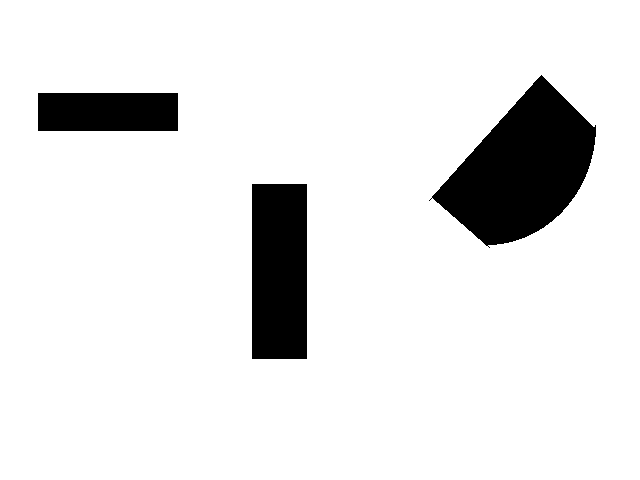
#> input picture images/project3/testimage.pgm, 640 x 480 px
$ jupyter execute resizing-images.ipynb
#> lines starting #> are read from the running program, lines starting #| are printed output that depends on the picture; after the words box and inside, x2 and y2 are one past the last pixel; in counts of white or black regions, pixels touching at a corner belong together
After finishing my exploration of rotating images, I'm came across the idea of rescaling (also known as sampling) images. I'm curious as to how one would go about rescaling an image at pixel level. I'm going to attempt to upsample and downsample images.

[cell 1]
import cv2
import numpy as np
import matplotlib.pyplot as plt

test_image = cv2.imread("../../images/project3/testimage.pgm")
#> test_image is the input picture: shape (480, 640, 3); 90% white; 3 black regions, box (x1, y1, x2, y2) and area: (429, 75, 596, 248) 15676, (252, 184, 307, 359) 9625, (38, 93, 178, 131) 5320
monkey = cv2.imread("../../images/project3/demo.pgm")
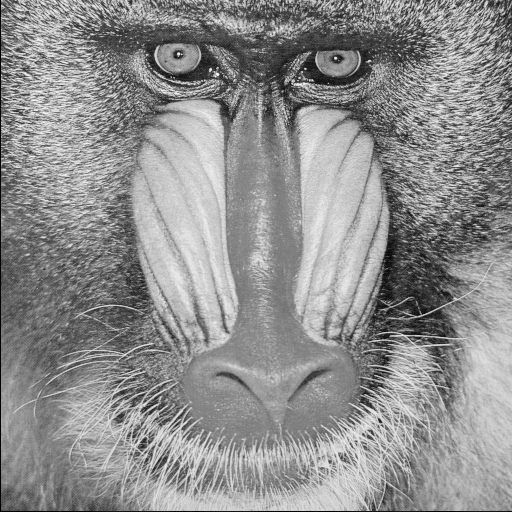
#> input picture images/project3/demo.pgm, 512 x 512 px
#> monkey is the input picture: shape (512, 512, 3); min 0, max 255, mean 142.4

plt.imshow(test_image)
plt.show()

I think the idea of padding an image is necessary since I'm going to attempt to enlarge the image.

[cell 2]
def padImg(img):
    imageWidth = len(img[0])
#> imageWidth = 640
    imageHeight = len(img)
#> imageHeight = 480
    if imageWidth > imageHeight:
        paddedImg = cv2.copyMakeBorder(img, int((imageWidth-imageHeight)/2), int((imageWidth-imageHeight)/2), 0, 0, cv2.BORDER_CONSTANT) # top, bottom, left, right
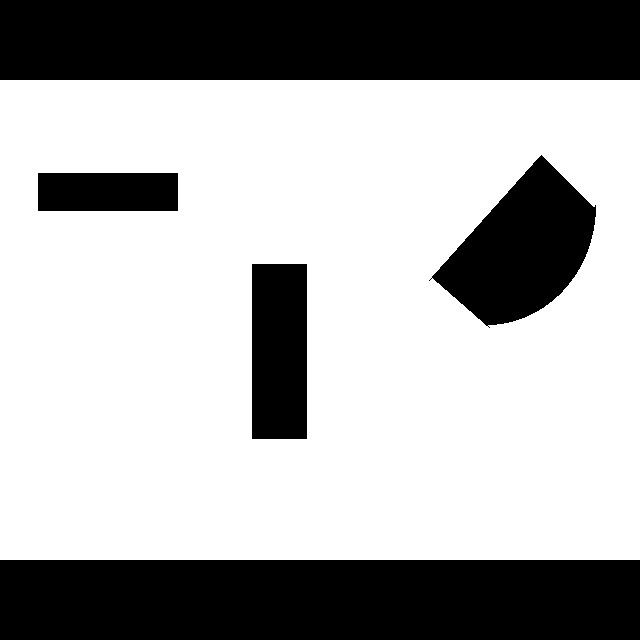
#> paddedImg: shape (640, 640, 3); 67.5% white; 5 black regions, box (x1, y1, x2, y2) and area: (0, 0, 640, 80) 51200, (0, 560, 640, 640) 51200, (429, 155, 596, 328) 15676, (252, 264, 307, 439) 9625, (38, 173, 178, 211) 5320
    else:
        paddedImg = cv2.copyMakeBorder(img, 0, 0, int((imageHeight-imageWidth)/2), int((imageHeight-imageWidth)/2), cv2.BORDER_CONSTANT)
    return paddedImg

print('This is the padded image')
plt.imshow(padImg(test_image))
plt.show()

[cell 3]
def downsampleImg(img, scale):
#> called with scale = 1
    imageWidth = len(img[0])
#> imageWidth = 640
    imageHeight = len(img)
#> imageHeight = 480
    paddedimg = padImg(img)
#     print(len(paddedimg[0]))
#     print(len(paddedimg))
    newimg = []
    if scale == 0:
        return img
    else:
        for y in range(0, imageHeight, scale):
            tempimg = []
            for x in range(0, imageWidth, scale):
                tempimg.append(img[y][x])
            newimg.append(tempimg)
#> after the loop, newimg = 480 items
        return newimg

print('If the scale is 1, then it returns the original image')
plt.imshow(downsampleImg(test_image, 1))
plt.show()

However, if the scale is anything greater than 1, then you will notice that the scale of the image becomes smaller and the shapes that aren't square or rectangle become noticably more "bloby." In other words, this is causing distortions!

[cell 4]
plt.imshow(downsampleImg(test_image, 5))
plt.show()
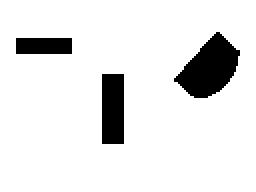
#> shown: shape (96, 128, 3) (shown 2 times larger); 89.9% white; 3 black regions, box (x1, y1, x2, y2) and area: (87, 16, 120, 49) 628, (51, 37, 62, 72) 385, (8, 19, 36, 27) 224

plt.imshow(downsampleImg(test_image, 10))
plt.show()
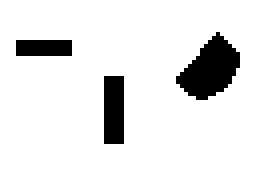
#> shown: shape (48, 64, 3) (shown 4 times larger); 90.3% white; 3 black regions, box (x1, y1, x2, y2) and area: (44, 8, 60, 25) 158, (26, 19, 31, 36) 85, (4, 10, 18, 14) 56

plt.imshow(downsampleImg(test_image, 20))
plt.show()
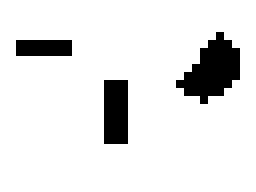
#> shown: shape (24, 32, 3) (shown 8 times larger); 89.8% white; 3 black regions (1 under 20 px), largest, box (x1, y1, x2, y2) and area: (22, 4, 30, 13) 40, (13, 10, 16, 18) 24

[cell 5]
print('-----Monkey Image-----')

plt.imshow(downsampleImg(monkey, 1))
plt.show()

plt.imshow(downsampleImg(monkey, 5))
plt.show()
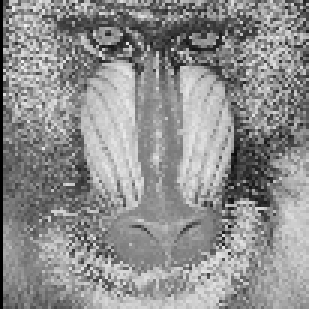
#> shown: shape (103, 103, 3) (shown 3 times larger); min 0, max 246, mean 142.1

plt.imshow(downsampleImg(monkey, 10))
plt.show()
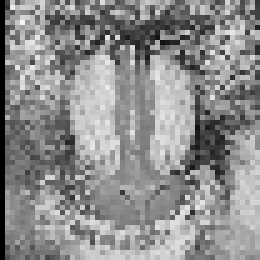
#> shown: shape (52, 52, 3) (shown 5 times larger); min 0, max 246, mean 140.9

plt.imshow(downsampleImg(monkey, 20))
plt.show()
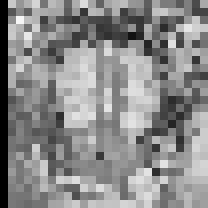
#> shown: shape (26, 26, 3) (shown 8 times larger); min 0, max 246, mean 138

The monkey image even more so convinced me that I'm not actually downsampling it. I'm just distorting the image, which makes sense because in the function, I'm just skipping pixels to append in the image in relation to the scale that's given. Therefore I have to find another way to downsample the image.

(After thinking about the downsampling for 20 minutes...)

Well now that I've given it some more thought, I've realized that I am downsampling the image. It just so happens that when you downsample an image, you also distort it and that makes sense because there's no way to shrink an image without eliminating certain pixels which would cause distortion. Information will be lost when downsampling an image, but that makes me wonder how photo editors are able to make images a smaller dimension without losing clarity in an image...

I think what would have to occur in order to properly downsample an image is by eliminating pixels around the image. That's the best way to go about doing it. So I would have to eliminate neighboring pixels in order to minimize damage in clarity of an image.

[cell 6]
def properdownsampleImg(img, scale):
    imageWidth = len(img[0])
    imageHeight = len(img)
    paddedimg = padImg(img)
#     print(len(paddedimg[0]))
#     print(len(paddedimg))
    newimg = []
    if scale == 0:
        return img
    else:
        for y in range(0, imageHeight-1, scale):
            tempimg = []
            for x in range(0, imageWidth-1, scale):
                if img[y][x].any() != img[y][x-1].any():
                    img[y][x-1] = img[y][x]
                elif img[y][x].any() != img[y+1][x-1].any():
                    img[y+1][x-1] = img[y][x]
                elif img[y][x].any() != img[y+1][x].any():
                    img[y+1][x] = img[y][x]
                elif img[y][x].any() != img[y+1][x+1].any():
                    img[y+1][x+1] = img[y][x]
                elif img[y][x].any() != img[y][x+1].any():
                    img[y][x+1] = img[y][x]
                elif img[y][x].any() != img[y-1][x+1].any():
                    img[y-1][x+1] = img[y][x]
                elif img[y][x].any() != img[y-1][x].any():
                    img[y-1][x] = img[y][x]
                elif img[y][x].any() != img[y-1][x-1].any():
                    img[y-1][x-1] = img[y][x]
                else:
                    tempimg.append(img[y][x])
            newimg.append(tempimg)
        return newimg

print('If the scale is 1, then it returns the original image')
# An error suddenly popped up even though it was working completely fine. I didn't change anything...

# plt.imshow(properdownsampleImg(test_image, 3))
# plt.show()

My intention with my proper downsample image function is to be able to eliminate neighboring pixels if it's not the same as the pixel that's currently being looked at. With that concept of idea, it should be able to downsample the image without removing clarity of the image. But instead it's turning every pixel into the pixel at the orgin which is white because I'm checking every neighboring pixel 4 times (with the pixels above, below, to the left and right of the current one being looked at). I need to find a way to be able to skip pixels after checking their neighbors so that it doesn't quadrouple check and turn it into the color of the pixel at the origin of the image.

Of course, with me exploring downsampling, I'm wondering if there's a way to upsample the image. If my idea of how to downsample images is correct, then if I do the opposite of it (adding neighboring pixels around the current pixel) then it should be able enlarge the image.

[cell 7]
def upsampleImg(img, scale):
#> called with scale = 1
    imageWidth = len(img[0])
#> imageWidth = 640
    imageHeight = len(img)
#> imageHeight = 480
    paddedimg = padImg(img)
#     print(len(paddedimg[0]))
#     print(len(paddedimg))
    newimg = []
    if scale == 0:
        return img
    else:
        for y in range(0, imageHeight):
            tempimg = []
            for x in range(0, imageWidth):
                tempimg.append(paddedimg[y][x])
            newimg.append(tempimg)
#> after the loop, newimg = 480 items
        return newimg

print('If the scale is 1, then it returns the original image')
plt.imshow(upsampleImg(test_image, 1))
plt.show()
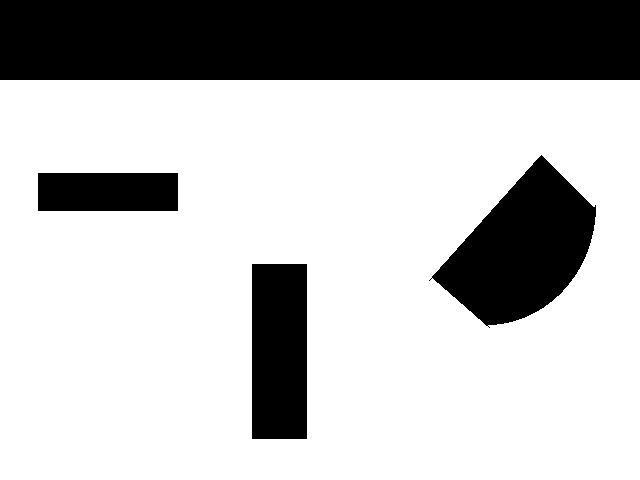
#> shown: shape (480, 640, 3); 73.4% white; 4 black regions, box (x1, y1, x2, y2) and area: (0, 0, 640, 80) 51200, (429, 155, 596, 328) 15676, (252, 264, 307, 439) 9625, (38, 173, 178, 211) 5320
